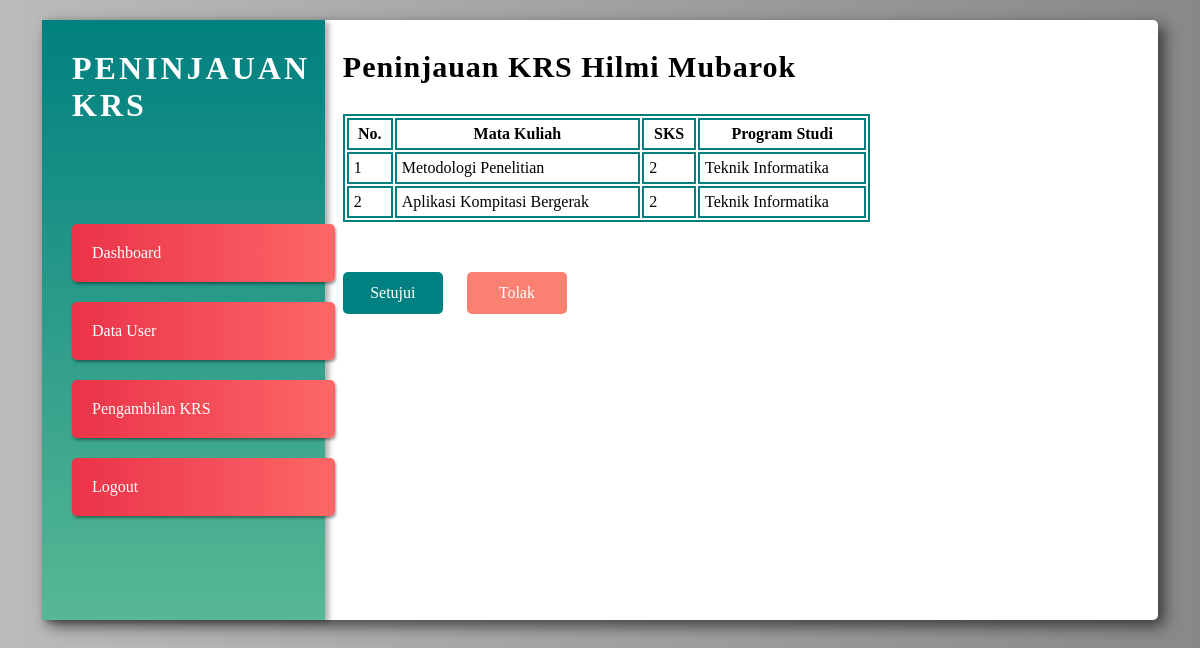
The app's page /admin/tinjau.php?nim=20117034 (signed in) with its own data.
### tables this page shows
CREATE TABLE `user` (
  `nim` int(11) NOT NULL,
  `nama` varchar(50) NOT NULL,
  `password` text NOT NULL,
  `status` int(11) DEFAULT NULL
);

CREATE TABLE `pengambilan` (
  `id_pengambilan` int(11) NOT NULL,
  `nim` int(11) NOT NULL,
  `id_makul` int(11) NOT NULL,
  `status` varchar(20) NOT NULL
);

CREATE TABLE `mata_kuliah` (
  `id_makul` int(11) NOT NULL,
  `nama_makul` text NOT NULL,
  `sks` int(11) NOT NULL,
  `semester` int(11) NOT NULL,
  `prodi` text NOT NULL
);

### admin/tinjau.php (the view, shortened to what this page needs)
<?php include '../config.php'; ?>
<?php
	$nim      = $_GET['nim'];
	$get_name = mysqli_query($conn, "SELECT * FROM user WHERE nim = '$nim' ");
	$nama     = mysqli_fetch_assoc($get_name)['nama'];
?>
<!DOCTYPE html>
<html lang="en">
<head>
	<link rel="stylesheet" href="../assets/css/dashboard.css">
</head>
<body>
	<div class="wrapper">
		<div class="menu">
			<h1 class="heading">Peninjauan KRS</h1>
			<ul>
				<li>
					<a href="dashboard.php">Dashboard</a>
				</li>
				<li>
					<a href="user.php">Data User</a>
				</li>
				<li>
					<a href="krs.php">Pengambilan KRS</a>
				</li>
				<li>
					<a href="logout.php">Logout</a>
				</li>
			</ul>
		</div>
		<div class="content">
			<div class="admin">
				<h2>Peninjauan KRS <?= $nama ?></h2>
				<table>
					<tr>
						<th>No.</th>
						<th>Mata Kuliah</th>
						<th>SKS</th>
						<th>Program Studi</th>
					</tr>
<?php
	$query = "SELECT * FROM pengambilan JOIN mata_kuliah ON pengambilan.id_makul = mata_kuliah.id_makul WHERE pengambilan.nim = '$nim' ";
	$res   = mysqli_query($conn, $query);
	$no    = 1;
	while($row = mysqli_fetch_assoc($res)):
?>
					<tr>
						<td><?= $no ?></td>
						<td><?= $row['nama_makul'] ?></td>
						<td><?= $row['sks'] ?></td>
						<td><?= $row['prodi'] ?></td>
					</tr>
<?php $no++; endwhile ?>
				</table>
				<div class="btn-actions">
					<a href="aksi.php?aksi=acc&nim=<?= $_GET['nim'] ?>">
						<button class="btn-acc">
							Setujui
						</button>
					</a>
					<a href="aksi.php?aksi=reject&nim=<?= $_GET['nim'] ?>">
						<button class="btn-reject">
							Tolak
						</button>
					</a>
				</div>
			</div>
		</div>
	</div>
</body>
</html>

### assets/css/dashboard.css (style rules this page uses)
* { margin: 0; padding: 0; font-family: "gotham"; }
a { text-decoration: none; }
body { background: linear-gradient(to right, #bbb, #888); }
.wrapper { top: 20px; background-color: #FFF; width: 93%; min-height: 600px; margin: auto; border-radius: 5px; position: relative; box-shadow: 6px 6px 15px rgba(0, 0, 0, .6); }
.wrapper .heading { letter-spacing: 3px; text-transform: uppercase; }
.menu { position: absolute; padding: 30px; width: 20%; bottom: 0; top: 0; box-shadow: 4px 2px 5px rgba(0, 0, 0, .3); color: #FFF; background: linear-gradient(to bottom, teal, #57b894); z-index: 2; }
.menu ul { margin-top: 100px; list-style-type: none; }
.menu ul li { padding: 20px; background: linear-gradient(to right, #EB3349, #fc6767); box-shadow: 1px 2px 3px rgba(0, 0, 0, .4); width: 100%; border-radius: 5px; margin-bottom: 20px; }
.menu ul li a { color: #FFF; }
.content { position: absolute; z-index: 1; bottom: 0; top: 0; padding: 20px; width: 75%; right: 0; }
.admin { padding: 10px; width: 90%; max-height: 450px; overflow: auto; margin: auto; }
.admin h2 { font-size: 30px; letter-spacing: 1px; margin-bottom: 30px; }
.admin table { width: 70%; border: 2px solid teal; }
.admin table tr th, .admin table tr td { border: 2px solid teal; padding: 5px; }
.admin .btn-actions button { margin-top: 50px; border: none; padding: 12px; font-size: 16px; width: 100px; margin-right: 20px; border-radius: 5px; }
.admin .btn-actions .btn-acc { background-color: teal; color: white }
.admin .btn-actions .btn-reject { background-color: salmon; color: white }

### records on screen
user: nama "Hilmi Mubarok"
pengambilan: id_makul.nama_makul "Metodologi Penelitian", id_makul.sks "2", id_makul.prodi "Teknik Informatika"
pengambilan: id_makul.nama_makul "Aplikasi Kompitasi Bergerak", id_makul.sks "2", id_makul.prodi "Teknik Informatika"
